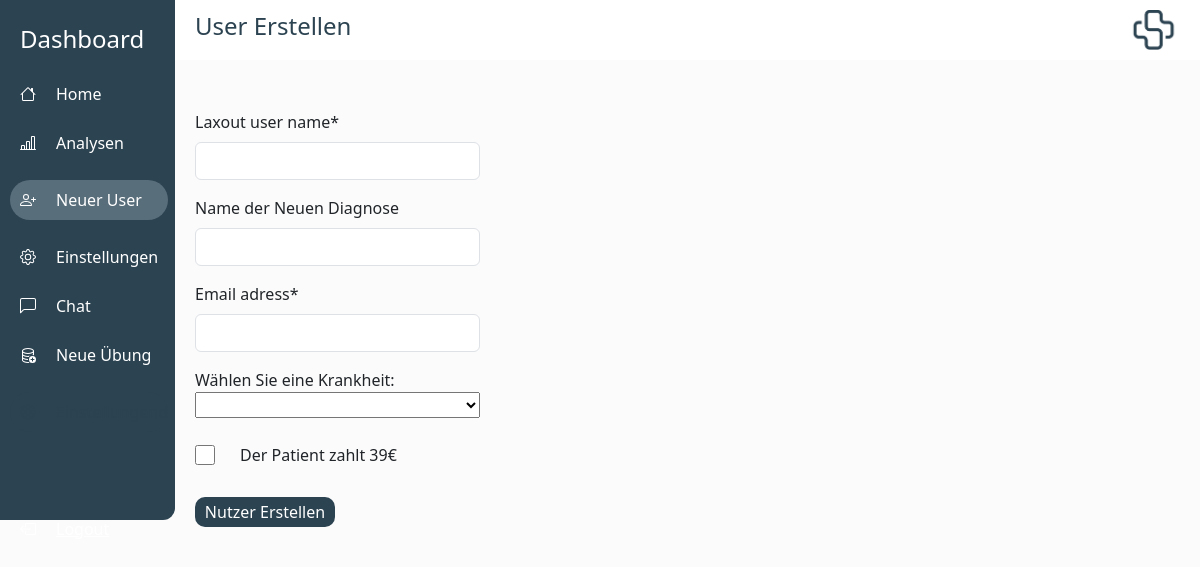
Before: /create-user/ (signed in) with the older database file.
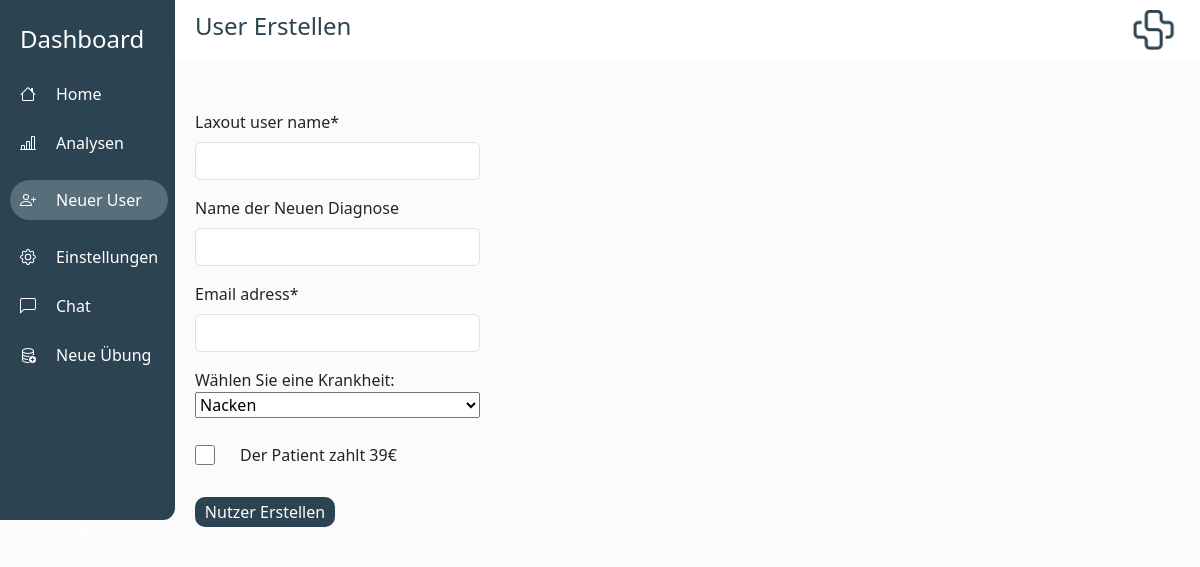
After: the same page with the newer database file.
### laxout_app/models.py (models this page shows)
class AiTrainingData(models.Model):
    illness = models.CharField(default = "", max_length = 200)
    related_exercises = models.ManyToManyField(AiExercise)
    created_by = models.IntegerField(default = 0) # Physio Id
    created_for = models.IntegerField(default =0) # LaxoutUserId

### laxout_app/views.py (the view)
@login_required(login_url="login")
def create_user(request):
    active_admin = models.UserProfile.objects.get(user=request.user)
    active_admin_user = active_admin.user
    if request.method == "POST":
        form = UserForm(request.POST)
        if form.is_valid():
            insteance = form.save(commit=False)
            insteance.created_by = request.user
            tree = models.LaxTree.objects.create()
            insteance.lax_tree_id = tree.id
            new_user_uid = str(uuid4())
            while LaxoutUser.objects.filter(user_uid=new_user_uid).exists():
                new_user_uid = str(uuid4())
            insteance.user_uid = new_user_uid
            print("User Uid:{}".format(insteance.user_uid))
            insteance.save()
            email = form.cleaned_data.get("email_adress")
            print("Sfjashfkashfkjashfkjs")
            note = request.POST.get("selected_illness")
            if form.cleaned_data.get("note") is "":
                print("Note was None")
                insteance.note = note
            insteance.save()
            exercises = []
            print(f"note{note}")
            ai_training_data = models.AiTrainingData.objects.filter(illness=note).last()
            if ai_training_data != None:
                predicted_exercises_ids = []
                for i in ai_training_data.related_exercises.all():
                    predicted_exercises_ids.append(i.exercise_id)
                for i in predicted_exercises_ids:
                    user_instance = insteance
                    if i != 0 and i < len(models.Uebungen_Models.objects.all()):
                        print("AI predicted exercise")
                        exercise_to_add = Laxout_Exercise.objects.create(
                            execution=Uebungen_Models.objects.get(id=i).execution,
                            name=Uebungen_Models.objects.get(id=i).name,
                            dauer=Uebungen_Models.objects.get(id=i).dauer,
                            videoPath=Uebungen_Models.objects.get(id=i).videoPath,
                            looping=Uebungen_Models.objects.get(id=i).looping,
                            added=False,
                            instruction="",
                            timer=Uebungen_Models.objects.get(id=i).timer,
                            required=Uebungen_Models.objects.get(id=i).required,
                            imagePath=Uebungen_Models.objects.get(id=i).imagePath,
                            appId=Uebungen_Models.objects.get(id=i).id,
                            onlineVideoPath=Uebungen_Models.objects.get(
                                id=i
                            ).onlineVideoPath,
                        )
                        exercises.append(exercise_to_add)
            set_exercises_user(insteance.id, exercises)
            print("ZZZ")
            print(exercises)
            print(insteance.id)
            send_user_welcome_email(email, insteance.user_uid)
            return redirect("/home")
    else:
        ilness_list_obj = models.AiTrainingData.objects.all()
        ilness_list = []
        for i in ilness_list_obj:
            if i.illness not in ilness_list:
                filterd_objects = ilness_list_obj.filter(illness=i.illness)
                item = filterd_objects.last()
                print(item.illness)
                ilness_list.append(item.illness)
        form = UserForm()
        return render(
            request,
            "laxout_app/create_user.html",
            {
                "form": form,
                "is_superuser": active_admin_user.is_superuser,
                "illness_list": ilness_list,
            },
        )

### laxout_app/forms.py
class UserForm(forms.ModelForm):
    class Meta:
        model = LaxoutUser
        fields = ["laxout_user_name", "note", "email_adress"]
    def __init__(self, *args, **kwargs):
        super(UserForm, self).__init__(*args, **kwargs)
        self.fields['note'].required = False
        self.fields['note'].label = 'Name der Neuen Diagnose'

### laxout_app/templates/laxout_app/create_user.html (shortened to what this page needs)
{% extends 'laxout_app/main.html' %}
{% load crispy_forms_tags %}
{% block praxisname %}User Erstellen{% endblock praxisname %}
{% block additionalNavItem %}
{% if is_superuser %}
<div class="row-basti-addexercise" style="padding-left: 10px; margin-bottom: 25px;">
    <a href="/new-exercise/" style="padding-left: 20px; color: white; text-decoration: none;">Neue Übung </a>
</div>
{% endif %}
{% endblock additionalNavItem %}
{% block content %}
<div style="padding-left: 15px; width: 300px;">
    <form method="post">
        {{ form|crispy }}
        <div style="display: flex; flex-direction: column;">
            <label for="illness">Wählen Sie eine Krankheit:</label>
            <select id="illness" name="illness">
                {% for illness in illness_list %}
                <option value="{{ illness }}">{{ illness }}</option>
                {% endfor %}
            </select>
            <div style="display: flex; align-items: center; margin-top: 25px;">
                <input type="checkbox" style="height: 20px; width: 20px; border-radius: 20px;" id="checkbox_payment">
                <div style="justify-content: center; margin-left: 25px;">
                    Der Patient zahlt 39€
                </div>
            </div>
            <div style="height: 30px;"></div>
            <button type="button" class="submit_button" onclick="submitForm()">Nutzer Erstellen</button>
        </div>
    </form>
</div>
{% endblock content %}

Changed rows visible on the page:
added AiTrainingData: illness "Nacken"
